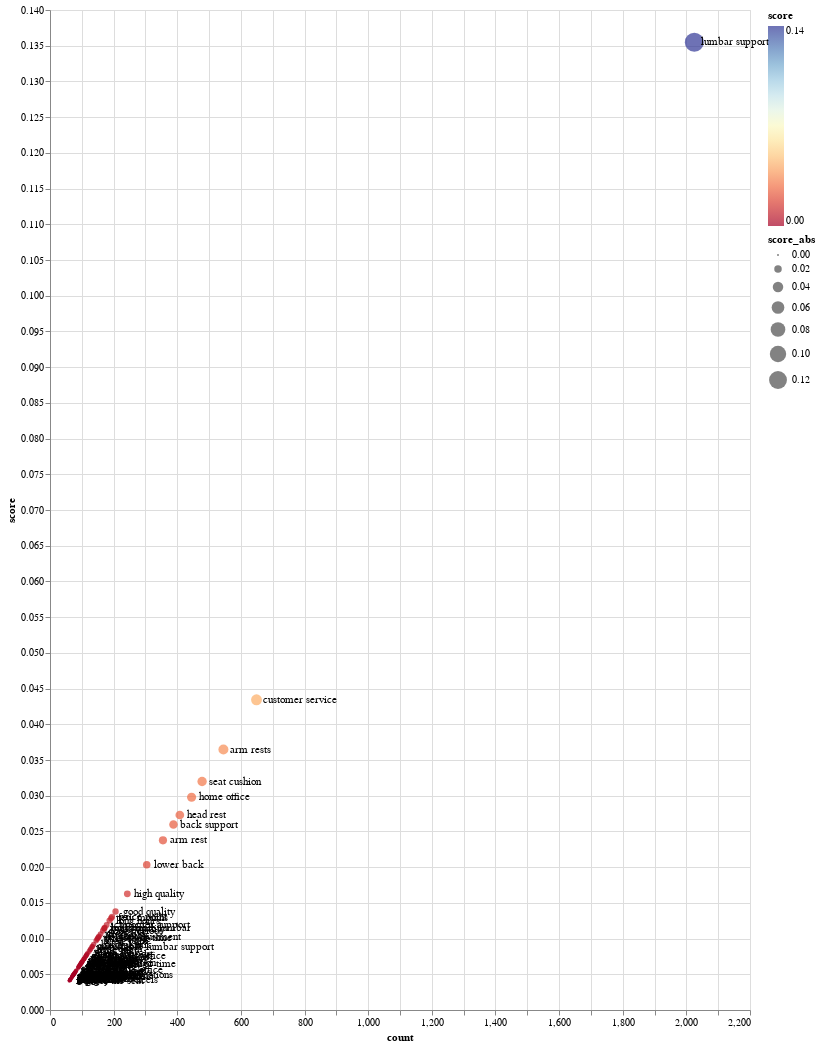

Write notebook code for a chart like this one.
### Code cell
import pandas as pd
import altair as alt

# Convert data to pandas DataFrame
df_phrase = pd.DataFrame(df_phrase)

# Since 'score_abs' is used in the 'make_plot' function, add this column to the DataFrame
df_phrase['score_abs'] = df_phrase['score'].abs()

# Add a 'label' column for the text labels in the plot
df_phrase['label'] = df_phrase['phrase']

# Define the make_plot function (as you provided)
def make_plot(source):
    height = 1000

    points = alt.Chart(source).mark_circle().encode(
        x='count:Q',
        y='score:Q',
        size='score_abs',
        color=alt.Color('score:Q', scale=alt.Scale(scheme='redyellowblue'))
    ).properties(
        width=700,
        height=height
    )

    text = alt.Chart(source).mark_text(
        align='left',
        baseline='middle',
        dx=7
    ).encode(
        x='count:Q',
        y='score:Q',
        text='label'
    ).properties(
        width=700,
        height=height
    )

    return points + text

# Create the plot
plot = make_plot(df_phrase)

# Display the plot
plot

### Figure 1 — Vega-Lite specification as saved in the notebook (floating-point values rounded to 4 significant figures)
{"config": {"view": {"continuousWidth": 400, "continuousHeight": 300}}, "layer": [{"mark": "circle", "encoding": {"color": {"field": "score", "scale": {"scheme": "redyellowblue"}, "type": "quantitative"}, "size": {"field": "score_abs", "type": "quantitative"}, "x": {"field": "count", "type": "quantitative"}, "y": {"field": "score", "type": "quantitative"}}, "height": 1000, "width": 700}, {"mark": {"type": "text", "align": "left", "baseline": "middle", "dx": 7}, "encoding": {"text": {"field": "label", "type": "nominal"}, "x": {"field": "count", "type": "quantitative"}, "y": {"field": "score", "type": "quantitative"}}, "height": 1000, "width": 700}], "data": {"name": "data-be63f478ae3e59a483b8bffa998cee9d"}, "$schema": "https://vega.github.io/schema/vega-lite/v4.17.0.json", "datasets": {"data-be63f478ae3e59a483b8bffa998cee9d": [{"score": 0.1355, "phrase": "lumbar support", "count": 2025, "score_abs": 0.1355, "label": "lumbar support"}, {"score": 0.04343, "phrase": "customer service", "count": 649, "score_abs": 0.04343, "label": "customer service"}, {"score": 0.03647, "phrase": "arm rests", "count": 545, "score_abs": 0.03647, "label": "arm rests"}, {"score": 0.03198, "phrase": "seat cushion", "count": 478, "score_abs": 0.03198, "label": "seat cushion"}, {"score": 0.02978, "phrase": "home office", "count": 445, "score_abs": 0.02978, "label": "home office"}, {"score": 0.0273, "phrase": "head rest", "count": 408, "score_abs": 0.0273, "label": "head rest"}, {"score": 0.02596, "phrase": "back support", "count": 388, "score_abs": 0.02596, "label": "back support"}, {"score": 0.02375, "phrase": "arm rest", "count": 355, "score_abs": 0.02375, "label": "arm rest"}, {"score": 0.02034, "phrase": "lower back", "count": 304, "score_abs": 0.02034, "label": "lower back"}, {"score": 0.01626, "phrase": "high quality", "count": 243, "score_abs": 0.01626, "label": "high quality"}, {"score": 0.01378, "phrase": "good quality", "count": 206, "score_abs": 0.01378, "label": "good quality"}, {"score": 0.01305, "phrase": "price point", "count": 195, "score_abs": 0.01305, "label": "price point"}, {"score": 0.01285, "phrase": "few months", "count": 192, "score_abs": 0.01285, "label": "few months"}, {"score": 0.01251, "phrase": "long hours", "count": 187, "score_abs": 0.01251, "label": "long hours"}, {"score": 0.01191, "phrase": "customer support", "count": 178, "score_abs": 0.01191, "label": "customer support"}, {"score": 0.01151, "phrase": "adjustable lumbar", "count": 172, "score_abs": 0.01151, "label": "adjustable lumbar"}, {"score": 0.01144, "phrase": "long time", "count": 171, "score_abs": 0.01144, "label": "long time"}, {"score": 0.01138, "phrase": "build quality", "count": 170, "score_abs": 0.01138, "label": "build quality"}, {"score": 0.01111, "phrase": "long periods", "count": 166, "score_abs": 0.01111, "label": "long periods"}, {"score": 0.01064, "phrase": "few days", "count": 159, "score_abs": 0.01064, "label": "few days"}, {"score": 0.0103, "phrase": "6 months", "count": 154, "score_abs": 0.0103, "label": "6 months"}, {"score": 0.01017, "phrase": "height adjustment", "count": 152, "score_abs": 0.01017, "label": "height adjustment"}, {"score": 0.01004, "phrase": "periods of time", "count": 150, "score_abs": 0.01004, "label": "periods of time"}, {"score": 0.009903, "phrase": "tall people", "count": 148, "score_abs": 0.009903, "label": "tall people"}, {"score": 0.009702, "phrase": "back pain", "count": 145, "score_abs": 0.009702, "label": "back pain"}, {"score": 0.009167, "phrase": "hard plastic", "count": 137, "score_abs": 0.009167, "label": "hard plastic"}, {"score": 0.008899, "phrase": "mesh seat", "count": 133, "score_abs": 0.008899, "label": "mesh seat"}, {"score": 0.008832, "phrase": "adjustable lumbar support", "count": 132, "score_abs": 0.008832, "label": "adjustable lumbar support"}, {"score": 0.008565, "phrase": "seat depth", "count": 128, "score_abs": 0.008565, "label": "seat depth"}, {"score": 0.008431, "phrase": "little bit", "count": 126, "score_abs": 0.008431, "label": "little bit"}, {"score": 0.00823, "phrase": "back rest", "count": 123, "score_abs": 0.00823, "label": "back rest"}, {"score": 0.007896, "phrase": "great support", "count": 118, "score_abs": 0.007896, "label": "great support"}, {"score": 0.007762, "phrase": "5 stars", "count": 116, "score_abs": 0.007762, "label": "5 stars"}, {"score": 0.007695, "phrase": "blade wheels", "count": 115, "score_abs": 0.007695, "label": "blade wheels"}, {"score": 0.007561, "phrase": "2 years", "count": 113, "score_abs": 0.007561, "label": "2 years"}, {"score": 0.007561, "phrase": "ergonomic office", "count": 113, "score_abs": 0.007561, "label": "ergonomic office"}, {"score": 0.007427, "phrase": "neck support", "count": 111, "score_abs": 0.007427, "label": "neck support"}, {"score": 0.007226, "phrase": "good support", "count": 108, "score_abs": 0.007226, "label": "good support"}, {"score": 0.00716, "phrase": "few hours", "count": 107, "score_abs": 0.00716, "label": "few hours"}, {"score": 0.00716, "phrase": "gas lift", "count": 107, "score_abs": 0.00716, "label": "gas lift"}, {"score": 0.007093, "phrase": "few weeks", "count": 106, "score_abs": 0.007093, "label": "few weeks"}, {"score": 0.007093, "phrase": "30 minutes", "count": 106, "score_abs": 0.007093, "label": "30 minutes"}, {"score": 0.006825, "phrase": "3 months", "count": 102, "score_abs": 0.006825, "label": "3 months"}, {"score": 0.006825, "phrase": "other reviews", "count": 102, "score_abs": 0.006825, "label": "other reviews"}, {"score": 0.006758, "phrase": "only thing", "count": 101, "score_abs": 0.006758, "label": "only thing"}, {"score": 0.006691, "phrase": "price range", "count": 100, "score_abs": 0.006691, "label": "price range"}, {"score": 0.006624, "phrase": "seat height", "count": 99, "score_abs": 0.006624, "label": "seat height"}, {"score": 0.006624, "phrase": "2 months", "count": 99, "score_abs": 0.006624, "label": "2 months"}, {"score": 0.006557, "phrase": "upright position", "count": 98, "score_abs": 0.006557, "label": "upright position"}, {"score": 0.00649, "phrase": "long periods of time", "count": 97, "score_abs": 0.00649, "label": "long periods of time"}, {"score": 0.006424, "phrase": "lowest setting", "count": 96, "score_abs": 0.006424, "label": "lowest setting"}, {"score": 0.006424, "phrase": "one thing", "count": 96, "score_abs": 0.006424, "label": "one thing"}, {"score": 0.00629, "phrase": "great quality", "count": 94, "score_abs": 0.00629, "label": "great quality"}, {"score": 0.00629, "phrase": "roller blade", "count": 94, "score_abs": 0.00629, "label": "roller blade"}, {"score": 0.006223, "phrase": "best office", "count": 93, "score_abs": 0.006223, "label": "best office"}, {"score": 0.006156, "phrase": "foot rest", "count": 92, "score_abs": 0.006156, "label": "foot rest"}, {"score": 0.006089, "phrase": "8 hours", "count": 91, "score_abs": 0.006089, "label": "8 hours"}, {"score": 0.006022, "phrase": "100 %", "count": 90, "score_abs": 0.006022, "label": "100 %"}, {"score": 0.005955, "phrase": "price tag", "count": 89, "score_abs": 0.005955, "label": "price tag"}, {"score": 0.005955, "phrase": "seat pan", "count": 89, "score_abs": 0.005955, "label": "seat pan"}, {"score": 0.005554, "phrase": "comfortable office", "count": 83, "score_abs": 0.005554, "label": "comfortable office"}, {"score": 0.005487, "phrase": "months of use", "count": 82, "score_abs": 0.005487, "label": "months of use"}, {"score": 0.00542, "phrase": "first time", "count": 81, "score_abs": 0.00542, "label": "first time"}, {"score": 0.005286, "phrase": "lot of time", "count": 79, "score_abs": 0.005286, "label": "lot of time"}, {"score": 0.005286, "phrase": "adjustable arms", "count": 79, "score_abs": 0.005286, "label": "adjustable arms"}, {"score": 0.005219, "phrase": "poor quality", "count": 78, "score_abs": 0.005219, "label": "poor quality"}, {"score": 0.005152, "phrase": "year warranty", "count": 77, "score_abs": 0.005152, "label": "year warranty"}, {"score": 0.005152, "phrase": "lumbar pillow", "count": 77, "score_abs": 0.005152, "label": "lumbar pillow"}, {"score": 0.005085, "phrase": "mesh material", "count": 76, "score_abs": 0.005085, "label": "mesh material"}, {"score": 0.005085, "phrase": "great value", "count": 76, "score_abs": 0.005085, "label": "great value"}, {"score": 0.005018, "phrase": "4 stars", "count": 75, "score_abs": 0.005018, "label": "4 stars"}, {"score": 0.005018, "phrase": "heavy duty", "count": 75, "score_abs": 0.005018, "label": "heavy duty"}, {"score": 0.004951, "phrase": "do not", "count": 74, "score_abs": 0.004951, "label": "do not"}, {"score": 0.004885, "phrase": "two years", "count": 73, "score_abs": 0.004885, "label": "two years"}, {"score": 0.004885, "phrase": "20 minutes", "count": 73, "score_abs": 0.004885, "label": "20 minutes"}, {"score": 0.004885, "phrase": "assembly instructions", "count": 73, "score_abs": 0.004885, "label": "assembly instructions"}, {"score": 0.004885, "phrase": "good posture", "count": 73, "score_abs": 0.004885, "label": "good posture"}, {"score": 0.004885, "phrase": "good value", "count": 73, "score_abs": 0.004885, "label": "good value"}, {"score": 0.004885, "phrase": "gas cylinder", "count": 73, "score_abs": 0.004885, "label": "gas cylinder"}, {"score": 0.004818, "phrase": "allen wrench", "count": 72, "score_abs": 0.004818, "label": "allen wrench"}, {"score": 0.004818, "phrase": "work from home", "count": 72, "score_abs": 0.004818, "label": "work from home"}, {"score": 0.004751, "phrase": "adjustable arm", "count": 71, "score_abs": 0.004751, "label": "adjustable arm"}, {"score": 0.004684, "phrase": "3 years", "count": 70, "score_abs": 0.004684, "label": "3 years"}, {"score": 0.004684, "phrase": "10 minutes", "count": 70, "score_abs": 0.004684, "label": "10 minutes"}, {"score": 0.004684, "phrase": "2 weeks", "count": 70, "score_abs": 0.004684, "label": "2 weeks"}, {"score": 0.004617, "phrase": "memory foam", "count": 69, "score_abs": 0.004617, "label": "memory foam"}, {"score": 0.004617, "phrase": "15 minutes", "count": 69, "score_abs": 0.004617, "label": "15 minutes"}, {"score": 0.004483, "phrase": "great office", "count": 67, "score_abs": 0.004483, "label": "great office"}, {"score": 0.004349, "phrase": "long term", "count": 65, "score_abs": 0.004349, "label": "long term"}, {"score": 0.004349, "phrase": "many years", "count": 65, "score_abs": 0.004349, "label": "many years"}, {"score": 0.004282, "phrase": "few years", "count": 64, "score_abs": 0.004282, "label": "few years"}, {"score": 0.004282, "phrase": "1 year", "count": 64, "score_abs": 0.004282, "label": "1 year"}, {"score": 0.004282, "phrase": "great customer", "count": 64, "score_abs": 0.004282, "label": "great customer"}, {"score": 0.004215, "phrase": "big guy", "count": 63, "score_abs": 0.004215, "label": "big guy"}, {"score": 0.004215, "phrase": "8+ hours", "count": 63, "score_abs": 0.004215, "label": "8+ hours"}, {"score": 0.004215, "phrase": "two weeks", "count": 63, "score_abs": 0.004215, "label": "two weeks"}, {"score": 0.004215, "phrase": "rollerblade wheels", "count": 63, "score_abs": 0.004215, "label": "rollerblade wheels"}, {"score": 0.004149, "phrase": "high end", "count": 62, "score_abs": 0.004149, "label": "high end"}, {"score": 0.004149, "phrase": "5 star", "count": 62, "score_abs": 0.004149, "label": "5 star"}, {"score": 0.004082, "phrase": "front of the seat", "count": 61, "score_abs": 0.004082, "label": "front of the seat"}]}}
